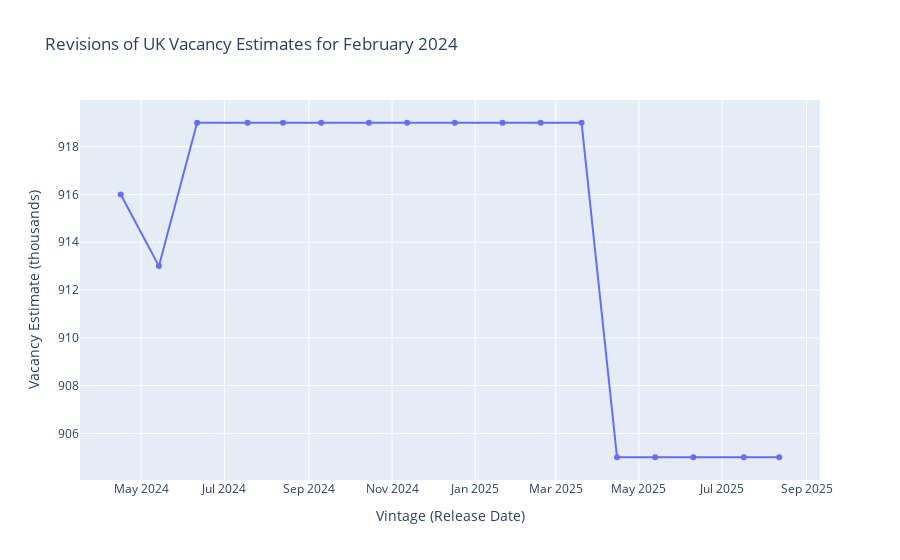
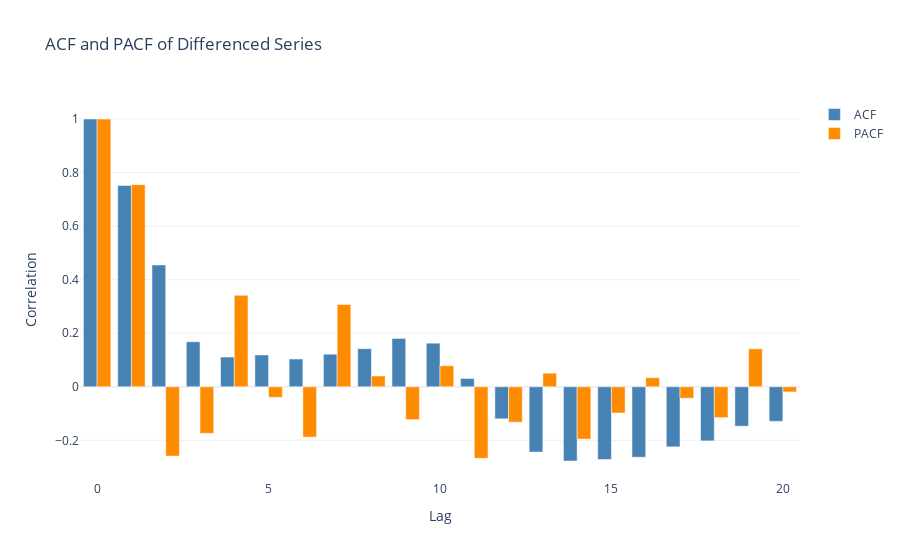
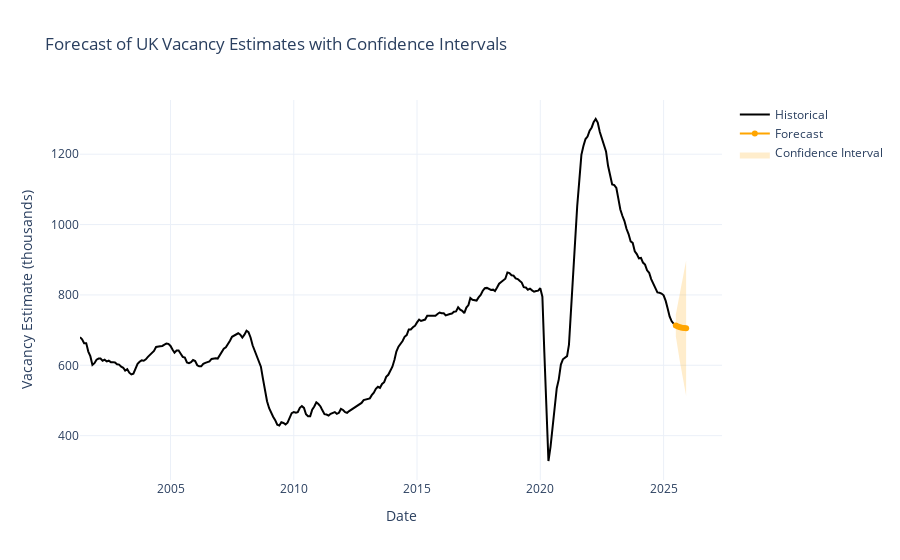

Write notebook code for charts like these, in order.
### Code cell
# Final Step: Execution of the classes and functions. 

if __name__ == "__main__": 
    vacancies = VacanciesAcquisition()
    vacancies.download_csv_files(start=117, end=58, delay_seconds=3)
    
    unified = VacanciesStructuring()
    all_data = unified.consolidate_all_data() 
    
    # Run visualisations. 
    create_visualisations(all_data) 
    
    # Run forecasts. 
    forecast_df = forecast_vacancies(all_data, forecast_steps=6)

### Figure 1 — Plotly figure (JSON) as saved in the notebook; plotly's stock layout.template omitted (floating-point values rounded to 4 significant figures)
{"data": [{"hovertemplate": "Vintage (Release Date)=%{x}<br>Vacancy Estimate (thousands)=%{y}<extra></extra>", "legendgroup": "", "line": {"color": "#636efa", "dash": "solid"}, "marker": {"symbol": "circle"}, "mode": "lines+markers", "name": "", "orientation": "v", "showlegend": false, "type": "scatter", "x": ["2024-04-16T00:00:00.000000000", "2024-05-14T00:00:00.000000000", "2024-06-11T00:00:00.000000000", "2024-07-18T00:00:00.000000000", "2024-08-13T00:00:00.000000000", "2024-09-10T00:00:00.000000000", "2024-10-15T00:00:00.000000000", "2024-11-12T00:00:00.000000000", "2024-12-17T00:00:00.000000000", "2025-01-21T00:00:00.000000000", "2025-02-18T00:00:00.000000000", "2025-03-20T00:00:00.000000000", "2025-04-15T00:00:00.000000000", "2025-05-13T00:00:00.000000000", "2025-06-10T00:00:00.000000000", "2025-07-17T00:00:00.000000000", "2025-08-12T00:00:00.000000000"], "xaxis": "x", "y": [916, 913, 919, 919, 919, 919, 919, 919, 919, 919, 919, 919, 905, 905, 905, 905, 905], "yaxis": "y"}], "layout": {"legend": {"tracegroupgap": 0}, "title": {"text": "Revisions of UK Vacancy Estimates for February 2024"}, "xaxis": {"anchor": "y", "domain": [0, 1], "title": {"text": "Vintage (Release Date)"}}, "yaxis": {"anchor": "x", "domain": [0, 1], "title": {"text": "Vacancy Estimate (thousands)"}}}}

### Figure 2 — Plotly figure (JSON) as saved in the notebook; plotly's stock layout.template omitted (floating-point values rounded to 4 significant figures)
{"data": [{"marker": {"color": "steelblue"}, "name": "ACF", "type": "bar", "x": [0, 1, 2, 3, 4, 5, 6, 7, 8, 9, 10, 11, 12, 13, 14, 15, 16, 17, 18, 19, 20], "y": [1.0, 0.7521, 0.4549, 0.1681, 0.1109, 0.1187, 0.1038, 0.1216, 0.1422, 0.1804, 0.1627, 0.03091, -0.1198, -0.244, -0.2773, -0.272, -0.2633, -0.2246, -0.2022, -0.1472, -0.1293]}, {"marker": {"color": "darkorange"}, "name": "PACF", "type": "bar", "x": [0, 1, 2, 3, 4, 5, 6, 7, 8, 9, 10, 11, 12, 13, 14, 15, 16, 17, 18, 19, 20], "y": [1.0, 0.7547, -0.2591, -0.174, 0.3415, -0.03966, -0.1882, 0.307, 0.0402, -0.1228, 0.07848, -0.2675, -0.1324, 0.05085, -0.1956, -0.09803, 0.03367, -0.04298, -0.1154, 0.1417, -0.0194]}], "layout": {"barmode": "group", "title": {"text": "ACF and PACF of Differenced Series"}, "xaxis": {"title": {"text": "Lag"}}, "yaxis": {"title": {"text": "Correlation"}}}}

### Figure 3 — Plotly figure (JSON) as saved in the notebook; plotly's stock layout.template omitted (floating-point values rounded to 4 significant figures; data arrays with more than 128 entries replaced by an {"elided": "..."} marker saying what was removed)
{"data": [{"line": {"color": "black"}, "mode": "lines", "name": "Historical", "type": "scatter", "x": {"elided": "290 str values"}, "y": {"elided": "290 int values"}}, {"line": {"color": "orange"}, "mode": "lines+markers", "name": "Forecast", "type": "scatter", "x": ["2025-07-01T00:00:00.000000000", "2025-08-01T00:00:00.000000000", "2025-09-01T00:00:00.000000000", "2025-10-01T00:00:00.000000000", "2025-11-01T00:00:00.000000000", "2025-12-01T00:00:00.000000000"], "y": [713.4, 710.4, 708.3, 706.9, 706.0, 705.4]}, {"fill": "toself", "fillcolor": "rgba(255,165,0,0.2)", "hoverinfo": "skip", "line": {"color": "rgba(255,165,0,0)"}, "name": "Confidence Interval", "showlegend": true, "type": "scatter", "x": ["2025-07-01T00:00:00", "2025-08-01T00:00:00", "2025-09-01T00:00:00", "2025-10-01T00:00:00", "2025-11-01T00:00:00", "2025-12-01T00:00:00", "2025-12-01T00:00:00", "2025-11-01T00:00:00", "2025-10-01T00:00:00", "2025-09-01T00:00:00", "2025-08-01T00:00:00", "2025-07-01T00:00:00"], "y": [744.2, 775.5, 808.0, 839.6, 869.6, 897.7, 513.0, 542.4, 574.3, 608.6, 645.2, 682.7]}], "layout": {"title": {"text": "Forecast of UK Vacancy Estimates with Confidence Intervals"}, "xaxis": {"title": {"text": "Date"}}, "yaxis": {"title": {"text": "Vacancy Estimate (thousands)"}}}}
